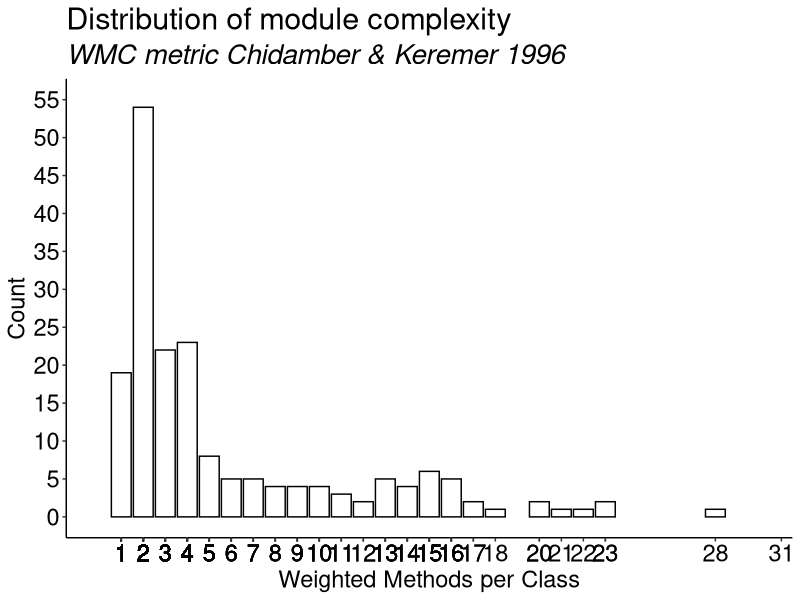
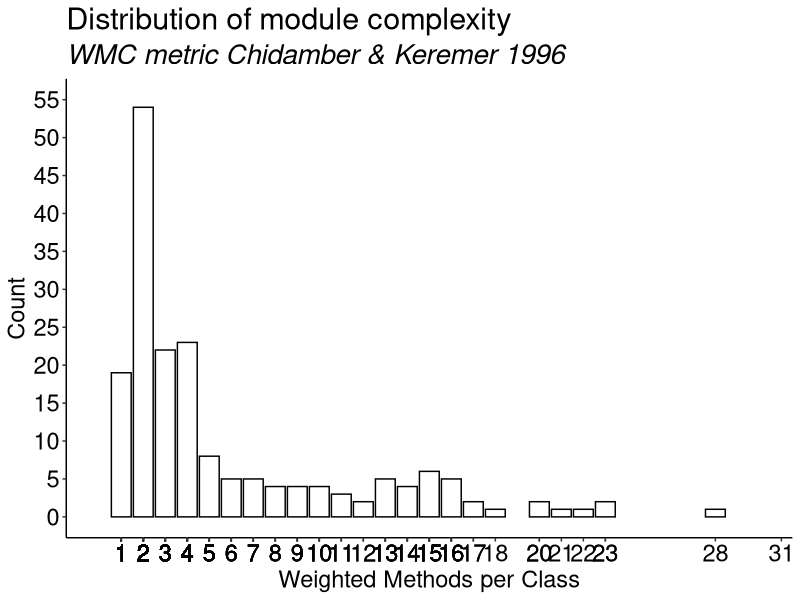

These charts were generated, in order, by the following R code:
library(tidyverse)
library(ggpubr)

# Problem ----
# What is the cyclomatic complexity of all node modules?

# Plan ----
# 1. Output complexity reports form ESLint.
# 2. Normalize ESLint JSON report summary.
# 3. Import normalized report summary.
# 4. Filter complexity value with regex.

# Data ----
import_complexity <- read_csv("data/complexity.csv") %>%
  select(`filePath`, `message`) %>%
  rename(file = filePath)

set_complexity <- import_complexity %>%
  mutate(file = str_extract(file, "/lib.*.js"),
         message = str_extract(message, "[:digit:]")) %>%
  rename(complexity = message) %>%
  filter(!str_detect(file, "SmartEditor")) %>%
  mutate(file = as.factor(file),
         complexity = as.numeric(complexity))

set_wmc <- set_complexity %>%
  rename(module = file) %>%
  group_by(module) %>%
  summarise(wmc = sum(complexity))

# Analysis ----
set_wmc %>%
  ggplot(aes(wmc)) +
  geom_bar(fill = "white", color = "black") +
  ggtitle("Distribution of module complexity", "WMC metric Chidamber & Keremer 1996") +
  scale_x_continuous(limits = c(0, 30), breaks = set_wmc$wmc) +
  scale_y_continuous(limits = c(0, 55), breaks = c(0, 5, 10, 15, 20, 25, 30, 35, 40, 45, 50, 55)) +
  xlab("Weighted Methods per Class") +
  ylab("Count") +
  theme_classic() +
  theme(axis.text.x = element_text(family = "Nimbus Sans", size = 17, face = "plain", color = "black"),
        axis.text.y = element_text(family = "Nimbus Sans", size = 17, face = "plain", color = "black"),
        axis.title.x = element_text(family = "Nimbus Sans", size = 17, face = "plain", color = "black"),
        axis.title.y = element_text(family = "Nimbus Sans", size = 17, face = "plain", color = "black"),
        plot.title = element_text(family = "Nimbus Sans", size = 22, face = "plain", color = "black"),
        plot.subtitle = element_text(family = "Nimbus Sans", size = 20, face = "italic", color = "black"))

ggsave("/home/skander/Desktop/wmc.png",
       plot = last_plot(),
       scale = 1, width = 50, height = 50, units = "in", dpi = 100)



import_coupling <- read_csv("../coupling/data/set_coupling.csv")

foo <- set_wmc %>%
  inner_join(import_coupling)

bar <- cor(foo[2:5])

